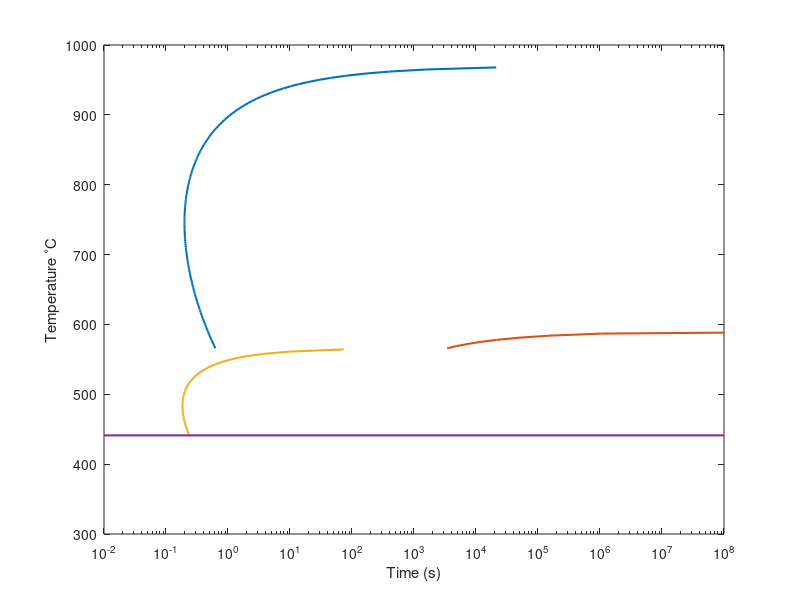

This chart was generated by the following MATLAB code: (Note: this script raises an error after producing the figure.)
clc;
clear;
close all;
% C=0.09;Mn=1.84;Si=0.36;Al=0.05;Mo=0.01;Cr=0.02;Cu=0.03;S=0.005;P=0.01;Ni=0;Co=0;
% Composition of SA508 Hamelin:
% C=0.2;Si=0.25;Mn=1.4;Ni=0.8;Cr=0;Mo=0.006;V=0.006;Al=0.027;Cu=0.031;Co=0;Ti=0.002;
% 
% % composition from Krajewski
C=0.093;Si=0.209;Mn=1.87;Ni=0.001;Cr=0;Mo=0.006;V=0.006;Al=0.027;Cu=0.031;Co=0;Ti=0.002;
% composition from CCT figure in Akbari
% C=0.2;Si=0.35;Mn=0.55;P=0.014;S=0.001;Cu=0;Cr=1.4;Ni=3.3;Al=0;
% Mo=0.2;V=0;Co=0;Ti=0;


% Calculation of FC, PC and BC. In Hamelin's paper, BC=FC, which could be
% an error. Here the calculation of BC is from the original work of Li. 
FC=exp((1.0+6.31*C+1.78*Mn+0.31*Si+1.12*Ni+2.7*Cr+4.06*Mo));
PC=exp(-4.25+4.12*C+4.36*Mn+0.44*Si+1.71*Ni+3.33*Cr+5.19*sqrt(Mo));
BC=exp(-10.23+10.18*C+0.85*Mn+0.55*Ni+0.9*Cr+0.36*Mo);

% Grange's calculation for Ae1 and Ae3. Ae3=1464, which is too high. 
Ae1_Grange=1333-25*Mn+40*Si-26*Ni-42*Cr;
Ae3_Grange=1570-323*C-25*Mn+80*Si-32*Ni-3*Cr;
% Andrews'es calculation for Ae1 and Ae3
Ae1_Andrews=712-17.8*Mn+20.1*Si-19.1*Ni+11.9*Cr+9.8*Mo;
Ae3_Andrews=871-254.4*sqrt(C)+51.7*Si-14.2*Ni;
Ae1 = 590;
% Ae1 = 715;
Ae3 = 970;
% Ae1 = 854;
%Ae1 and Ae3 based on CCT diagrams
% Ae1=715;Ae3=750;
% Bs calculation from Li's work
Bs=637-58*C-35*Mn-15*Ni-34*Cr-41*Mo;
% Bs based on CCT diagram
% Bs=600;
Ms=539-423*C-30.4*Mn-17.7*Ni-12.1*Cr-7.5*Mo+10*Co- 7.5*Si;
G=6;R=8.314459;
para=struct('Ae1',Ae1,'Ae3',Ae3,'Bs',Bs,'Ms',Ms,'G',G,'FC',FC,'BC',BC,'PC',PC);
%% plot TTT diagram
% plot ferrite part 
T1=[Bs:3:Ae3];
for i=1:1:length(T1)
    T=T1(i);
    tf1(i)=FC/(2^(0.41*G)*(Ae3-T)^3*exp(-27500*4.184/(R*(T+273.15))))*0.1043;
end 
semilogx(tf1,T1,'LineWidth',1.5);
hold on;

% plot pearlite part 
tf1 =0;
T1=[Bs:3:Ae3];
for i=1:1:length(T1)
    T=T1(i);
    tf1(i)=PC/(2^(0.32*G)*(Ae1-T)^3*exp(-27500*4.184/(R*(T+273.15))))*0.1043;
end 
semilogx(tf1,T1,'LineWidth',1.5);

% plot bainite part 
tf1 =0;
T1=[Ms:3:Bs];
for i=1:1:length(T1)
    T=T1(i);
    tf1(i)=BC/(2^(0.29*G)*(Bs-T)^2*exp(-27500*4.184/(R*(T+273.15))))*0.1043;
end 
semilogx(tf1,T1,'LineWidth',1.5);


xlimit=[0.01 1e8];
semilogx(xlimit,[Ms Ms],'LineWidth',1.5);
xlim(xlimit);ylim([300,1000]);
xlabel('Time (s)');ylabel('Temperature ^\circC');

%% plot CCT figure
T1=1000;
for j=1:1:Ae3-1-Ms
    T2=Ae3-1-j;
    dtime=12000;inc=1e-2;
    for i=1:1:10
        error(i)=clcCCT(T1,T2,dtime,Ae3,Ms,0.32,G,3,FC);
        if (error(i) < 0.001)
            break
        end 
        error1=clcCCT(T1,T2,dtime+inc,Ae3,Ms,0.32,G,3,FC);
        slope=(error1-error(i))/inc;
        dtime=dtime-error(i)/slope;
    end 
    Tf(j)=T2;
    stimef(j)=dtime;
end 

for j=1:1:Ae1-1-Ms
    T2=Ae1-1-j;
    dtime=12000;inc=1e-2;
    for i=1:1:50
        error(i)=clcCCT(T1,T2,dtime,Ae1,Ms,0.32,G,3,PC);
        if (error(i) < 0.001)
            break
        end 
        error1=clcCCT(T1,T2,dtime+inc,Ae1,Ms,0.32,G,3,PC);
        slope=(error1-error(i))/inc;
        dtime=dtime-error(i)/slope;
    end 
    Tp(j)=T2;
    stimep(j)=dtime;
end 

for j=1:1:Bs-1-Ms
    T2=Bs-1-j;
    dtime=12000;inc=1e-2;
    for i=1:1:10
        error(i)=clcCCT(T1,T2,dtime,Bs,Ms,0.29,G,2,BC);
        if (error(i) < 0.001)
            break
        end 
        error1=clcCCT(T1,T2,dtime+inc,Bs,Ms,0.29,G,2,BC);
        slope=(error1-error(i))/inc;
        dtime=dtime-error(i)/slope;
    end 
    Tb(j)=T2;
    stimeb(j)=dtime;
end 

for index1=length(stimef):-1:1
    timeb=interp1(Tb,stimeb,Tf(index1),'linear','extrap');
    if stimef(index1)<timeb
%         index1 = index1+1;
        break
    end 
end 
for index2=length(stimep):-1:1
    timeb=interp1(Tb,stimeb,Tp(index2),'linear','extrap');
    if stimep(index2)<timeb
%         index2 = index2+1;
        break
    end 
end 
figure();
semilogx(stimef(1:index1),Tf(1:index1),'LineWidth',1.5);hold on;
semilogx(stimep(1:index2),Tp(1:index2),'LineWidth',1.5);
semilogx(stimeb,Tb,'LineWidth',1.5);
xlim([0.01 1e8]);
semilogx([0.01 10000],[Ms Ms],'LineWidth',1.5);
ylim([300,1000]);
xlabel('Time (s)');ylabel('Temperature ^\circC');

%% importdata and plot temperature line in CCT figure
data=importdata('abaqus.rpt',' ',4);
data1=data.data;
[maxT,maxTi]=max(data1(:,2));
data=data1(maxTi:end,:);
index=data(:,2)<=T1;
t0=interp1(data(:,2),data(:,1),T1);
data=[t0,T1;data(data(:,2)<=T1,:)];
data(:,1)=data(:,1)-t0;data(1,1)=data(1,1)+1e-8;
semilogx(data(:,1),data(:,2),'LineWidth',1.5);

%% calcualte the phase evolution curves according to the temperature evolution curve

data2(:,2)=[T1:-1:200];
data2(:,1)=interp1(data(:,2),data(:,1),data2(:,2));

austenite0=struct('f',1,'incub',0,'v',0,'t0',0,'T',0,'t',0);
pearlite0=struct('f',0,'incub',0,'v',0,'t0',0,'T',0,'t',0);
ferrite0=struct('f',0,'incub',0,'v',0,'t0',0,'T',0,'t',0);
bainite0=struct('f',0,'incub',0,'v',0,'t0',0,'T',0,'t',0);
martensite0=struct('f',0,'incub',0,'v',0,'t0',0,'T',0,'t',0);
material0=[austenite0,ferrite0,pearlite0,bainite0,martensite0];
% material=material0;

for i=2:1:length(data2(:,1))
    dt=data2(i,1)-data2(i-1,1);
    T1=data2(i-1,2);
    T2=data2(i,2);
    T=T1+(T2-T1)/2;
%     dT=1;n=abs(T2-T1)/dT;dT=(T2-T1)/n;
    % Ae3=para.Ae3;Ae1=para.Ae1;Bs=para.Bs;Ms=para.Ms;
    % FC=para.FC;PC=para.PC;BC=para.BC;G=para.G;
    if i==2
        ferrite = material0(2);
        pearlite = material0(3);
        bainite = material0(4);
        austenite = material0(1);
    end 
    
    if T<Ae3 && T>=Ms && bainite.incub<1 
        ferrite=clcphase(ferrite,austenite,T,Ae3,dt,0.41,G,3,FC);
       
    end 

    if T<Ae1 && T>=Ms && bainite.incub<1     
        pearlite=clcphase(pearlite,austenite,T,Ae1,dt,0.32,G,3,PC);
    end 

    if T<Bs && T>=Ms
        bainite=clcphase(bainite,austenite,T,Bs,dt,0.29,G,2,BC);
    end 
    austenite.f=1-ferrite.f-bainite.f;
    allf(i,:)=[austenite.f,ferrite.f,pearlite.f,bainite.f];
    allincub(i,:)=[austenite.incub,ferrite.incub,pearlite.incub,bainite.incub];
end 
allf(1,:)=allf(2,:);
allincub(1,:)=allincub(2,:);
figure();
for i=1:1:4
    hold on;
    plot(data2(:,1),allf(:,i),'LineWidth',1.5);
end 
xlim([0 20]);

% function to update phase fraction, which is appplicable for
% ferrite,bainite and pearlite
function phase2=clcphase(phase,austenite,T,Ts,dt,n2,G,nT,Fe)
R=8.314459;
t0=Fe/(2^(n2*G)*(Ts-T)^nT*exp(-27500*4.184/(R*(T+273.15))))*0.1043;
fac=phase.f+austenite.f;
if phase.incub<=1
    t0=Fe/(2^(n2*G)*(Ts-T)^nT*exp(-27500*4.184/(R*(T+273.15))))*0.1043;
    phase.incub = phase.incub + dt/t0;
    phase.t0=t0;
    phase.T=T;
else 
    phase.f=max(phase.f,0.01*fac);
    x=phase.f/fac;
    phase.v=(2^(n2*G)*(Ts-T)^nT*exp(-27500*4.184/(R*(T+273.15))))...
        *x^(0.4*(1-x))*(1-x)^(0.4*x)/Fe*fac;
    phase.f=phase.f+min(phase.v*dt,austenite.f);
    phase.T=T;phase.t0=t0;
end 
phase2=phase;
end 

%% function to calcualte the integrated incubation value
function error=clcCCT(T1,T2,dtime,Ts,Te,n2,G,nT,Fe)
    n=abs(T2-T1)/1;
    dT=(T2-T1)/n;
    incub=0;dt=dtime/n;
    for i=1:1:n
        T=T1+dT*(i-1)+dT/2;
        if T<Ts && T>=Te
            t0=Fe/(2^(n2*G)*(Ts-T)^nT*exp(-27500*4.184/(8.314*(T+273.15))))*0.1043;
            incub = incub + dt/t0;
        end 
    end
    error=incub-1;
end 